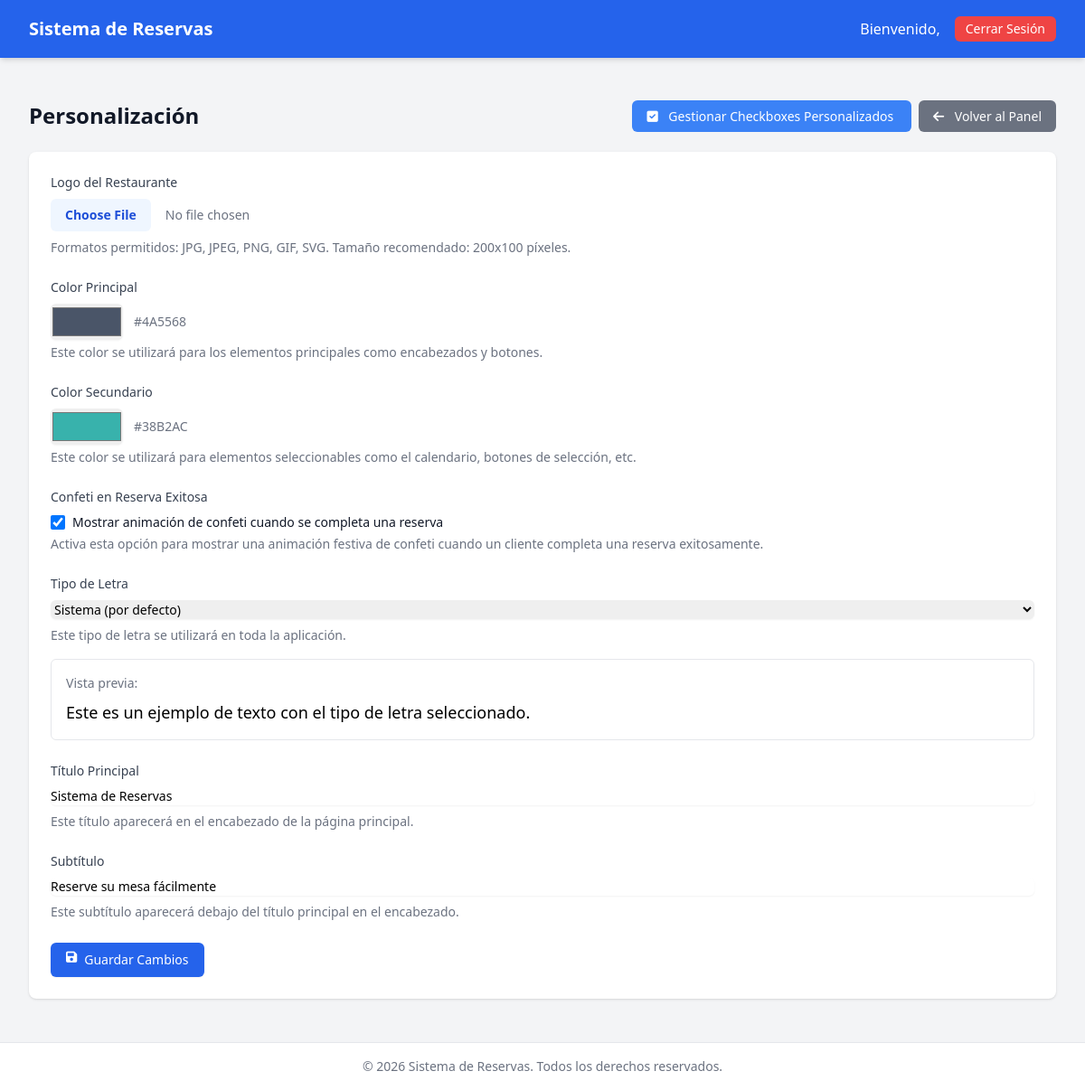
Screenshot of /admin/personalizacion.php (signed in) with the database file from the repository.
### tables this page shows
CREATE TABLE configuracion (
    id INT PRIMARY KEY,
    max_personas_sin_aprobacion INT NOT NULL DEFAULT 4,
    email_activo BOOLEAN DEFAULT FALSE,
    notificar_admin ENUM('todas', 'pendientes', 'ninguna') DEFAULT 'pendientes',
    notificaciones_admin ENUM('todas', 'pendientes', 'ninguna') DEFAULT 'pendientes',
     
    capacidad_dentro_mediodia INT NOT NULL DEFAULT 30,
    capacidad_fuera_mediodia INT NOT NULL DEFAULT 20,
    capacidad_dentro_noche INT NOT NULL DEFAULT 35,
    capacidad_fuera_noche INT NOT NULL DEFAULT 25,
     
    email_remitente VARCHAR(100),
    email_password VARCHAR(255),
    email_host VARCHAR(100) DEFAULT 'smtp.gmail.com',
    email_puerto INT DEFAULT 587,
    email_seguridad ENUM('tls', 'ssl') DEFAULT 'tls',
    email_nombre_remitente VARCHAR(100),
     
    logo_path VARCHAR(255),
    titulo_principal VARCHAR(100) DEFAULT 'Sistema de Reservas',
    subtitulo VARCHAR(200) DEFAULT 'Reserve su mesa fácilmente',
    color_principal VARCHAR(20) DEFAULT '#4A5568',
    color_secundario VARCHAR(20) DEFAULT '#38B2AC',
    mostrar_confeti BOOLEAN DEFAULT TRUE,
    tipo_letra VARCHAR(255) DEFAULT 'system-ui, -apple-system, BlinkMacSystemFont, Segoe UI, Roboto, Helvetica Neue, Arial',
     
    url_redireccion_reserva VARCHAR(255) DEFAULT 'reserva_exitosa.php' COMMENT 'URL a la que redirigir tras una reserva exitosa'
);

### admin/personalizacion.php (the view, shortened to what this page needs)
<?php
try {
    $pdo = new PDO('mysql:host=localhost;dbname=restaurante_reservas', 'root', '', [
        PDO::ATTR_ERRMODE => PDO::ERRMODE_EXCEPTION
    ]);
    $stmt = $pdo->query("SELECT logo_path, color_principal, color_secundario, mostrar_confeti, tipo_letra, titulo_principal, subtitulo FROM configuracion WHERE id = 1");
    $config = $stmt->fetch(PDO::FETCH_ASSOC);
} catch (PDOException $e) {
    agregar_notificacion('error', 'Error al obtener la configuración: ' . $e->getMessage());
    $config = [
        'logo_path' => null,
        'color_principal' => '#3B82F6',
        'color_secundario' => '#FF9800',
        'mostrar_confeti' => true,
        'tipo_letra' => 'system-ui',
        'titulo_principal' => 'Sistema de Reservas de Restaurantes',
        'subtitulo' => 'Introduce tus datos para comenzar la reserva'
    ];
}
?>
<!DOCTYPE html>
<html lang="es">
<head>
    <script src="https://cdn.tailwindcss.com"></script>
    <link rel="stylesheet" href="https://cdnjs.cloudflare.com/ajax/libs/font-awesome/6.0.0/css/all.min.css">
</head>
<body class="bg-gray-100 min-h-screen">
    <nav class="bg-blue-600 text-white shadow-md">
        <div class="max-w-7xl mx-auto px-4 sm:px-6 lg:px-8">
            <div class="flex justify-between h-16">
                <div class="flex items-center">
                    <span class="text-xl font-bold">Sistema de Reservas</span>
                </div>
                <div class="flex items-center">
                    <span class="mr-4">Bienvenido, <?php echo htmlspecialchars($_SESSION['admin_usuario']); ?></span>
                    <a href="logout.php" class="bg-red-500 hover:bg-red-600 text-white px-3 py-1 rounded-md text-sm font-medium transition duration-300">
                        Cerrar Sesión
                    </a>
                </div>
            </div>
        </div>
    </nav>
    <div class="max-w-7xl mx-auto py-6 sm:px-6 lg:px-8">
        <div class="px-4 py-6 sm:px-0">
            <div class="flex items-center justify-between mb-6">
                <h1 class="text-2xl font-semibold text-gray-900">Personalización</h1>
                <div>
                    <a href="checkboxes_simple.php" class="bg-blue-500 hover:bg-blue-600 text-white px-4 py-2 rounded-md text-sm font-medium transition duration-300 mr-2">
                        <i class="fas fa-check-square mr-2"></i> Gestionar Checkboxes Personalizados
                    </a>
                    <a href="index.php" class="bg-gray-500 hover:bg-gray-600 text-white px-4 py-2 rounded-md text-sm font-medium transition duration-300">
                        <i class="fas fa-arrow-left mr-2"></i> Volver al Panel
                    </a>
                </div>
            </div>
            <div class="bg-white shadow overflow-hidden sm:rounded-lg">
                <div class="px-4 py-5 sm:p-6">
                    <form method="POST" enctype="multipart/form-data">
                        <div class="mb-6">
                            <label for="logo" class="block text-sm font-medium text-gray-700 mb-2">Logo del Restaurante</label>
                            <div class="mt-1 flex items-center">
                                <input type="file" id="logo" name="logo" accept=".jpg,.jpeg,.png,.gif,.svg" class="block w-full text-sm text-gray-500
                                    file:mr-4 file:py-2 file:px-4
                                    file:rounded-md file:border-0
                                    file:text-sm file:font-semibold
                                    file:bg-blue-50 file:text-blue-700
                                    hover:file:bg-blue-100">
                            </div>
                            <p class="mt-2 text-sm text-gray-500">Formatos permitidos: JPG, JPEG, PNG, GIF, SVG. Tamaño recomendado: 200x100 píxeles.</p>
                        </div>
                        <div class="mb-6">
                            <label for="color_principal" class="block text-sm font-medium text-gray-700 mb-2">Color Principal</label>
                            <div class="mt-1 flex items-center">
                                <input type="color" id="color_principal" name="color_principal" value="<?php echo $config['color_principal']; ?>" class="h-10 w-20 border-gray-300 rounded-md shadow-sm">
                                <span class="ml-3 text-gray-500 text-sm"><?php echo $config['color_principal']; ?></span>
                            </div>
                            <p class="mt-1 text-sm text-gray-500">Este color se utilizará para los elementos principales como encabezados y botones.</p>
                        </div>
                        <div class="mb-6">
                            <label for="color_secundario" class="block text-sm font-medium text-gray-700 mb-2">Color Secundario</label>
                            <div class="mt-1 flex items-center">
                                <input type="color" id="color_secundario" name="color_secundario" value="<?php echo $config['color_secundario'] ?? '#FF9800'; ?>" class="h-10 w-20 border-gray-300 rounded-md shadow-sm">
                                <span class="ml-3 text-gray-500 text-sm" id="color_secundario_text"><?php echo $config['color_secundario'] ?? '#FF9800'; ?></span>
                            </div>
                            <p class="mt-1 text-sm text-gray-500">Este color se utilizará para elementos seleccionables como el calendario, botones de selección, etc.</p>
                        </div>
                        <div class="mb-6">
                            <label for="mostrar_confeti" class="block text-sm font-medium text-gray-700 mb-2">Confeti en Reserva Exitosa</label>
                            <div class="mt-1">
                                <div class="flex items-center">
                                    <input type="checkbox" id="mostrar_confeti" name="mostrar_confeti" value="1" <?php echo (isset($config['mostrar_confeti']) && $config['mostrar_confeti']) ? 'checked' : ''; ?> class="h-4 w-4 text-blue-600 focus:ring-blue-500 border-gray-300 rounded">
                                    <label for="mostrar_confeti" class="ml-2 block text-sm text-gray-900">Mostrar animación de confeti cuando se completa una reserva</label>
                                </div>
                            </div>
                            <p class="mt-1 text-sm text-gray-500">Activa esta opción para mostrar una animación festiva de confeti cuando un cliente completa una reserva exitosamente.</p>
                        </div>
                        <div class="mb-6">
                            <label for="tipo_letra" class="block text-sm font-medium text-gray-700 mb-2">Tipo de Letra</label>
                            <div class="mt-1">
                                <select id="tipo_letra" name="tipo_letra" class="block w-full rounded-md border-gray-300 shadow-sm focus:border-blue-500 focus:ring-blue-500 focus:border-blue-500 sm:text-sm">
                                    <option value="system-ui, -apple-system, BlinkMacSystemFont, Segoe UI, Roboto, Helvetica Neue, Arial" <?php echo ($config['tipo_letra'] === 'system-ui, -apple-system, BlinkMacSystemFont, Segoe UI, Roboto, Helvetica Neue, Arial') ? 'selected' : ''; ?>>Sistema (por defecto)</option>
                                </select>
                            </div>
                            <p class="mt-2 text-sm text-gray-500">Este tipo de letra se utilizará en toda la aplicación.</p>
                            <div class="mt-4 p-4 border rounded-md">
                                <p class="text-sm text-gray-500 mb-2">Vista previa:</p>
                                <p id="preview_text" class="text-lg" style="font-family: <?php echo htmlspecialchars($config['tipo_letra']); ?>">
                                    Este es un ejemplo de texto con el tipo de letra seleccionado.
                                </p>
                            </div>
                        </div>
                        <div class="mb-6">
                            <label for="titulo_principal" class="block text-sm font-medium text-gray-700 mb-2">Título Principal</label>
                            <div class="mt-1">
                                <input type="text" id="titulo_principal" name="titulo_principal" value="<?php echo htmlspecialchars($config['titulo_principal']); ?>" class="block w-full rounded-md border-gray-300 shadow-sm focus:border-blue-500 focus:ring-blue-500 focus:border-blue-500 sm:text-sm">
                            </div>
                            <p class="mt-2 text-sm text-gray-500">Este título aparecerá en el encabezado de la página principal.</p>
                        </div>
                        <div class="mb-6">
                            <label for="subtitulo" class="block text-sm font-medium text-gray-700 mb-2">Subtítulo</label>
                            <div class="mt-1">
                                <input type="text" id="subtitulo" name="subtitulo" value="<?php echo htmlspecialchars($config['subtitulo']); ?>" class="block w-full rounded-md border-gray-300 shadow-sm focus:border-blue-500 focus:ring-blue-500 focus:border-blue-500 sm:text-sm">
                            </div>
                            <p class="mt-2 text-sm text-gray-500">Este subtítulo aparecerá debajo del título principal en el encabezado.</p>
                        </div>
                        <div class="mt-6">
                            <button type="submit" class="inline-flex justify-center py-2 px-4 border border-transparent shadow-sm text-sm font-medium rounded-md text-white bg-blue-600 hover:bg-blue-700 focus:outline-none focus:ring-2 focus:ring-offset-2 focus:ring-blue-500 focus:border-blue-500">
                                <i class="fas fa-save mr-2"></i> Guardar Cambios
                            </button>
                        </div>
                    </form>
                </div>
            </div>
        </div>
    </div>
    <footer class="bg-white border-t border-gray-200 py-4">
        <div class="max-w-7xl mx-auto px-4 sm:px-6 lg:px-8">
            <p class="text-center text-sm text-gray-500">
                &copy; <?php echo date('Y'); ?> Sistema de Reservas. Todos los derechos reservados.
            </p>
        </div>
    </footer>
</body>
</html>

### rows the page displays
configuracion: color_principal "#4a5568", color_principal "#4A5568", color_secundario "#38b2ac", color_secundario "#38B2AC", mostrar_confeti "☑", tipo_letra "Sistema (por defecto)", titulo_principal "Sistema de Reservas", subtitulo "Reserve su mesa fácilmente"
